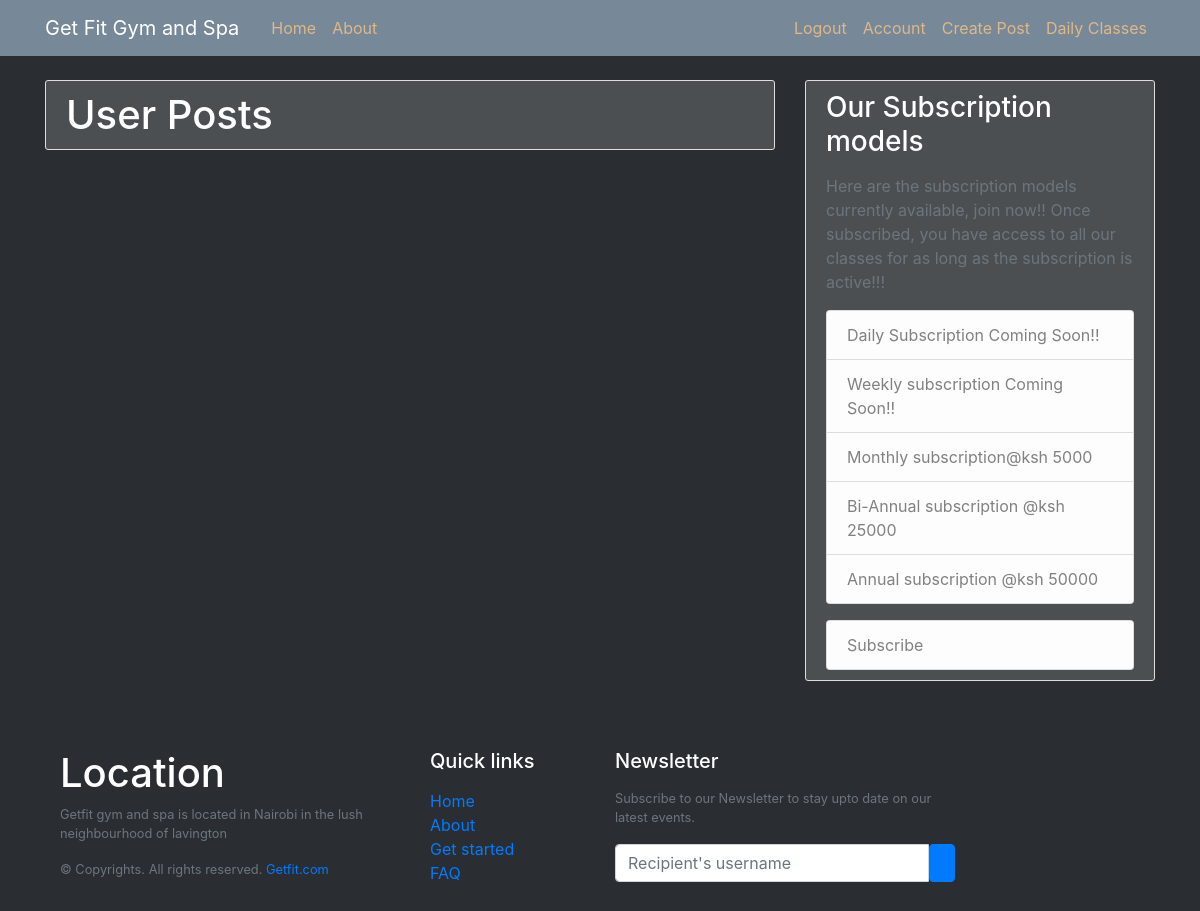
The page /home (signed in) on the database as committed earlier.
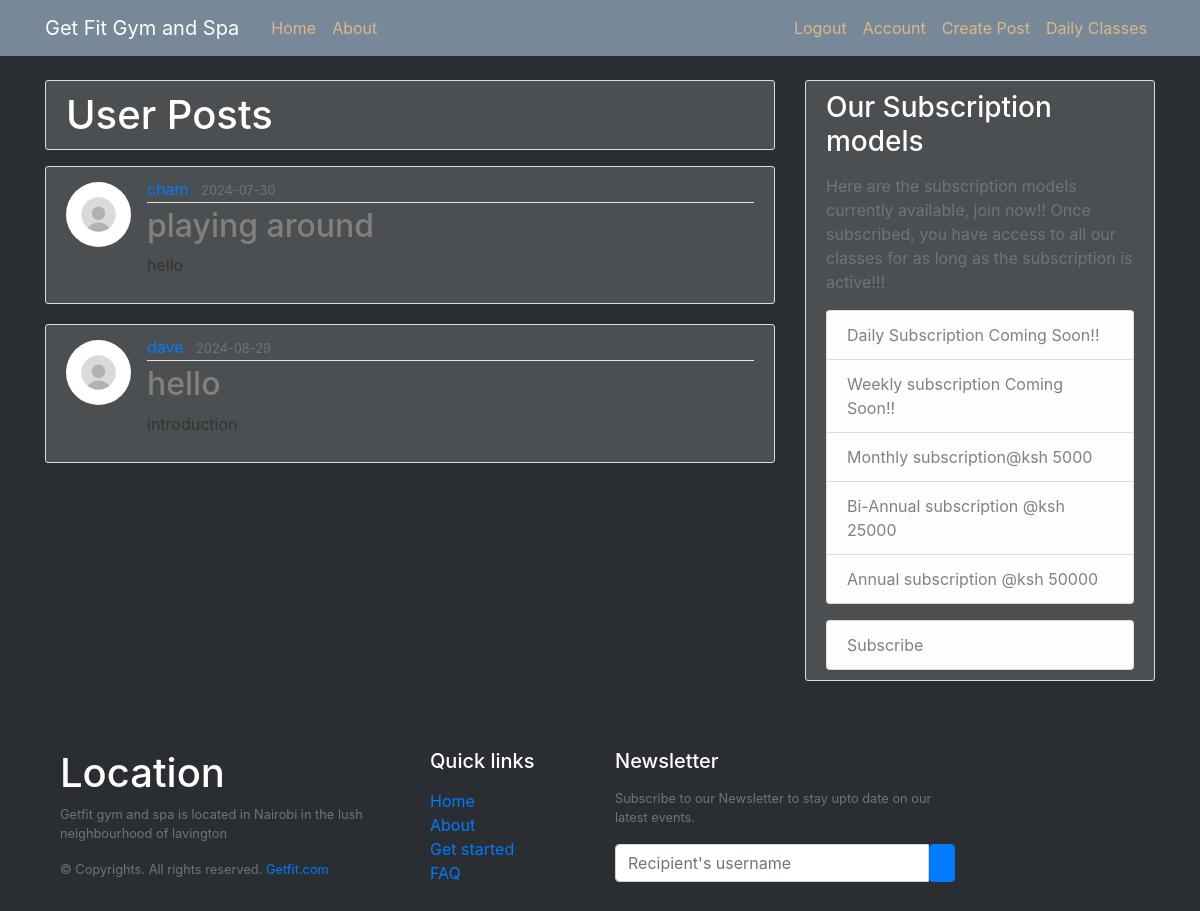
The same page on the database as committed later.
### app/models.py (models this page shows, shortened)
class Post(db.Model):
    id = db.Column(db.Integer, primary_key=True)
    title = db.Column(db.String(100), nullable=False)
    date_posted = db.Column(db.DateTime, nullable=False, default=datetime.utcnow)
    content = db.Column(db.Text, nullable=False)
    user_id = db.Column(db.Integer, db.ForeignKey('user.id'), nullable=False)

class User(db.Model, UserMixin):
    id = db.Column(db.Integer, primary_key=True)
    username = db.Column(db.String(20), unique=True, nullable=False)
    email = db.Column(db.String(120), unique=True, nullable=False)
    image_file = db.Column(db.String(20), nullable=False, default='default.jpg')
    password = db.Column(db.String(60), nullable=False)
    posts = db.relationship('Post', backref='author', lazy=True)
    fitness_status = db.relationship('Physical', backref='member', lazy=True)
    monthly_subscriptions = db.relationship('Monthly', backref='subscribed_monthly', lazy=True)
    annual_subscriptions = db.relationship('Annually', backref='subscribed_annually', lazy=True)
    bi_annual_subscriptions = db.relationship('BiAnnually', backref='subscribed_bi_annually', lazy=True)

### app/main/routes.py (the view)
@main.route("/")
@main.route("/home")
def home():
    classes = Schedule.query.all()
    posts = Post.query.all()
    return render_template('home.html', posts=posts, classes=classes)

### app/models.py (called while the page is built)
@login_manager.user_loader
def load_user(user_id):
    return User.query.get(int(user_id))

### app/templates/home.html (shortened to what this page needs)
{% extends "layout.html" %}
{% block content %}
    {% if current_user.is_authenticated %}
    <h1 class="media content-section text-white mb-3">User Posts</h1>
    {% for post in posts %}
        <article class="media content-section">
          <img class="rounded-circle article-img", src="{{ url_for('static', filename='pics/' + post.author.image_file) }}">
          <div class="media-body">
            <div class="article-metadata">
              <a class="mr-2" href="#">{{ post.author.username }}</a>
              <small class="text-muted">{{ post.date_posted.strftime('%Y-%m-%d') }}</small>
            </div>
            <h2><a class="article-title" href="{{ url_for('posts.post', post_id=post.id) }}">{{ post.title }}</a></h2>
            <p class="article-content">{{ post.content }}</p>
          </div>
        </article>
    {% endfor %}
    {% endif %}
{% endblock content %}

### app/templates/layout.html (shortened to what this page needs)
<!DOCTYPE html>
<html>
<head>
    <link rel="stylesheet" href="https://maxcdn.bootstrapcdn.com/bootstrap/4.0.0/css/bootstrap.min.css">
    <link rel="stylesheet" type="text/css" href="{{ url_for('static', filename='main.css') }}">
</head>
<body>
    <header class="site-header">
      <nav class="navbar navbar-expand-md navbar-dark bg-steel fixed-top">
        <div class="container">
          <a class="navbar-brand mr-4" href="/">Get Fit Gym and Spa</a>
          <div class="collapse navbar-collapse" id="navbarToggle">
            <div class="navbar-nav mr-auto">
              <a class="nav-item nav-link" href="{{ url_for('main.home') }}">Home</a>
              <a class="nav-item nav-link" href="{{ url_for('main.about') }}">About</a>
            </div>
            <div class="navbar-nav">
              {% if current_user.is_authenticated %}
                  <a class="nav-item nav-link" href="{{ url_for('users.logout') }}">Logout</a>
                  <a class="nav-item nav-link" href="{{ url_for('users.account') }}">Account</a>
                  <a class="nav-item nav-link" href="{{ url_for('posts.new_post') }}">Create Post</a>
                  <a class="nav-item nav-link" href="{{ url_for('users.d_class') }}">Daily Classes</a>
              {% else %}
                  <a class="nav-item nav-link" href="{{ url_for('users.login') }}">Login</a>
                  <a class="nav-item nav-link" href="{{ url_for('users.register') }}">Register</a>
              {% endif %}
            </div>
          </div>
        </div>
      </nav>
    </header>
    <main role="main" class="container">
      <div class="row">
        <div class="col-md-8">
          {% block content %}{% endblock %}
        </div>
        <div class="col-md-4">
          <div class="content-section ">
            <h3 class="text-white mb-3">Our Subscription models</h3>
            <p class='text-muted text-white mb-3'>Here are the subscription models currently available, join now!! Once subscribed, you have access to all our classes for as long as the subscription is active!!!</p>
              <ul class="list-group text-white mb-3" style="width: 100%">
                <li class="list-group-item list-group-item-light">Daily Subscription Coming Soon!!</li>
                <li class="list-group-item list-group-item-light">Weekly subscription Coming Soon!!</li>
                <li class="list-group-item list-group-item-light">Monthly subscription@ksh 5000</li>
                <li class="list-group-item list-group-item-light">Bi-Annual subscription @ksh 25000</li>
                <li class="list-group-item list-group-item-light">Annual subscription @ksh 50000</li>
              </ul>
              <div>
                {% if current_user.is_authenticated %}
                <a class="list-group-item list-group-item-light" href="{{ url_for('users.subscribe') }}">Subscribe</a>
                {% else %}
                <p><a href="{{url_for('users.register')}}">Sign up</a> to be able to subscribe to our Models</p>
                {% endif %}
              </div>
          </div>
        </div>
      </div>
    <footer class="w-100 py-4 flex-shrink-0">
      <div class="container py-4">
          <div class="row gy-4 gx-5">
              <div class="col-lg-4 col-md-6">
                  <h5 class="h1 text-white">Location</h5>
                  <p class="small text-muted">Getfit gym and spa is located in Nairobi in the lush neighbourhood of lavington</p>
                  <p class="small text-muted mb-0">&copy; Copyrights. All rights reserved. <a class="text-primary" href="#">Getfit.com</a></p>
              </div>
              <div class="col-lg-2 col-md-6">
                  <h5 class="text-white mb-3">Quick links</h5>
                  <ul class="list-unstyled text-muted">
                      <li><a href="{{url_for('main.home')}}">Home</a></li>
                      <li><a href="{{url_for('main.about')}}">About</a></li>
                      <li><a href="{{url_for('users.register')}}">Get started</a></li>
                      <li><a href="#">FAQ</a></li>
                  </ul>
              </div>
              <div class="col-lg-4 col-md-6">
                  <h5 class="text-white mb-3">Newsletter</h5>
                  <p class="small text-muted">Subscribe to our Newsletter to stay upto date on our latest events.</p>
                  <form action="#">
                      <div class="input-group mb-3">
                          <input class="form-control" type="text" placeholder="Recipient's username" aria-label="Recipient's username" aria-describedby="button-addon2">
                          <button class="btn btn-primary" id="button-addon2" type="button"></button>
                      </div>
                  </form>
              </div>
          </div>
      </div>
  </footer>
    </main>
</body>
</html>

### app/static/main.css (style rules this page uses)
body { background: #2a2e32; color: #333333; margin-top: 5rem; }
h1, h2, h3, h4, h5, h6 { color: #444444; }
.bg-steel { background-color: lightslategray; }
.site-header .navbar-nav .nav-link { color: burlywood; }
.content-section { background: #ffffff28; padding: 10px 20px; border: 1px solid #dddddd; border-radius: 3px; margin-bottom: 20px; }
.article-title { color: grey; }
.article-content { white-space: pre-line; }
.article-img { height: 65px; width: 65px; margin-right: 16px; }
.article-metadata { padding-bottom: 1px; margin-bottom: 4px; border-bottom: 1px solid #e3e3e3 }
img { margin-top: 5px; margin-bottom: 5px; max-width: 100%; }

Rows that differ between the two databases and show on the page:
added Post: image_file (placeholder picture), author.username "cham", date_posted "2024-07-30", title "playing around", content "hello"
added Post: image_file (placeholder picture), author.username "dave", date_posted "2024-08-29", title "hello", content "introduction"
